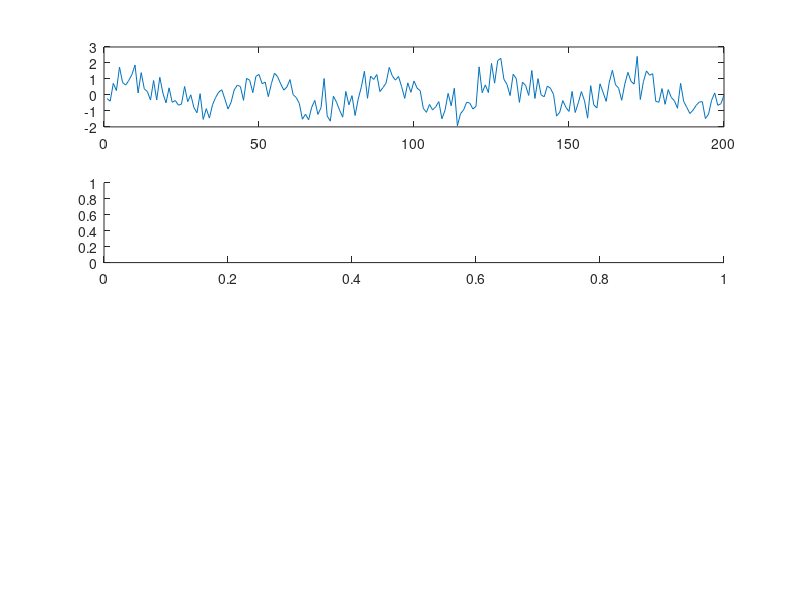

This figure's MATLAB source: (Note: this script raises an error after producing the figure.)

%%% If you have the curve fitting toolbox, you can use the smooth function.
%%% The default method is a moving average of size 5 (method can be changed).
%%% An example:

% some noisy signal
Fs = 200; f = 5;
t = 0:1/Fs:1-1/Fs;
y = sin(2*pi*f*t) + 0.6*randn(size(t));
subplot(411), plot(y);
subplot(412), plot( smooth(y, 5, 'moving') );  % average window

%%% If not, you can use use your own window function using filter:

wndwSize = 5;
h = ones(1,wndwSize)/wndwSize;      % equiv to a moving average window
subplot(413), plot( filter(h, 1, y) );

h = pdf('Normal',-floor(wndwSize/2):floor(wndwSize/2),0,1);   % gaussian
subplot(414), plot( filter(h, 1, y) )



